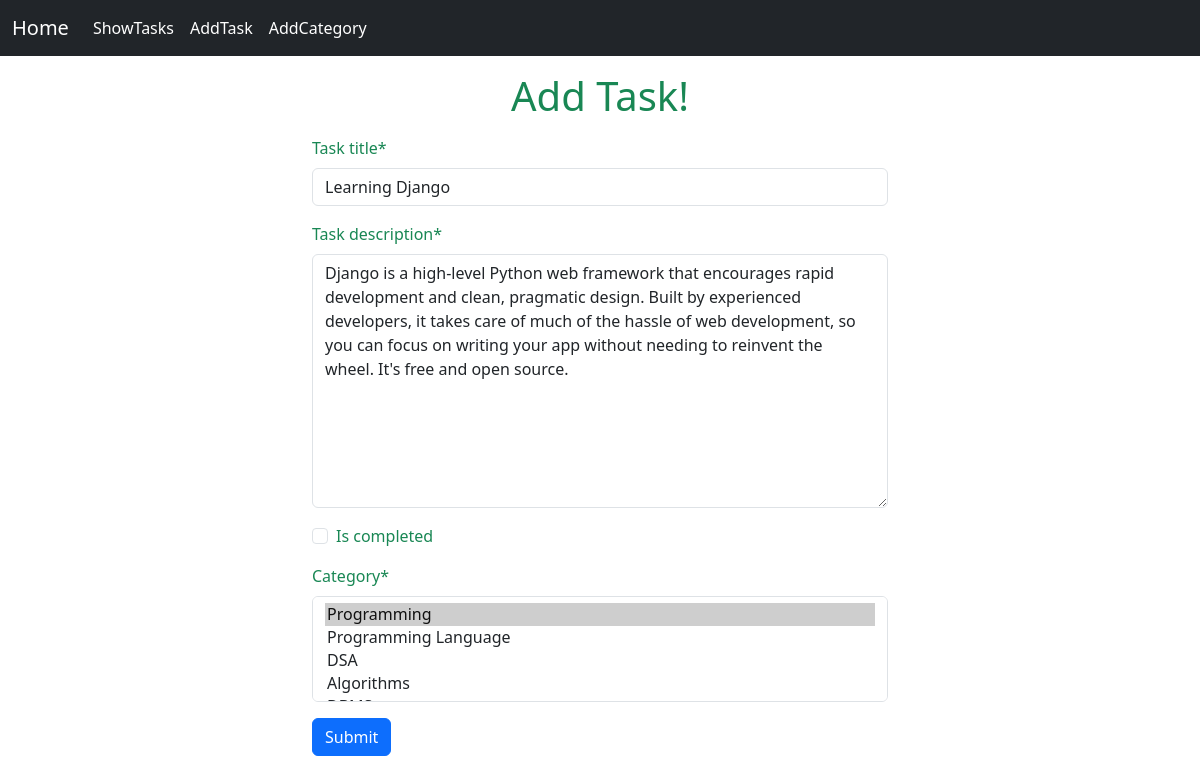
The app's page /task/edit/2 with its own data.
### Task/models.py (models this page shows, shortened)
class TaskModel(models.Model):
    task_title=models.CharField(max_length=100)
    task_description=models.TextField()
    is_completed=models.BooleanField()
    assign_date=models.DateTimeField(auto_now_add=True)
    category=models.ManyToManyField(CategoryModel)

### Task/views.py (the view)
# urls.py: path('edit/<int:id>', views.edit_task, name='edit_task'),
def edit_task(request,id):
    task=models.TaskModel.objects.get(pk=id)
    task_form=forms.TaskForm(instance=task)
    if request.method=='POST':
        task_form=forms.TaskForm(request.POST, instance=task)
        if task_form.is_valid():
            task_form.save()
            return redirect('show_task')
    return render(request, 'add_tasks.html', {'form': task_form})

### Task/forms.py
class TaskForm(forms.ModelForm):
    class Meta:
        model=TaskModel
        fields='__all__'

### Category/models.py (called while the page is built)
    def __str__(self):
        return self.category_name

### Task/templates/add_tasks.html (shortened to what this page needs)
{% extends "base.html" %}
{% load crispy_forms_tags %}
{% block content %}
<div class="container text-success mt-3" style="width: 50%; margin: auto">
    <h1 class="text-center mb-3">Add Task!</h1>
    <form method="POST">
        {{form | crispy}}
        <button type="submit" class="btn btn-primary">Submit</button>
    </form>
</div>
{% endblock content %}

### records on screen
TaskModel: task_title "Learning Django", task_description "Django is a high-level Python web framework that encourages rapid development and clean, pragmatic design. Built by experienced developers, it takes care of much of the hassle of web development, so you can focus on writing your app without needing to reinvent the wheel. It's free and open source."
